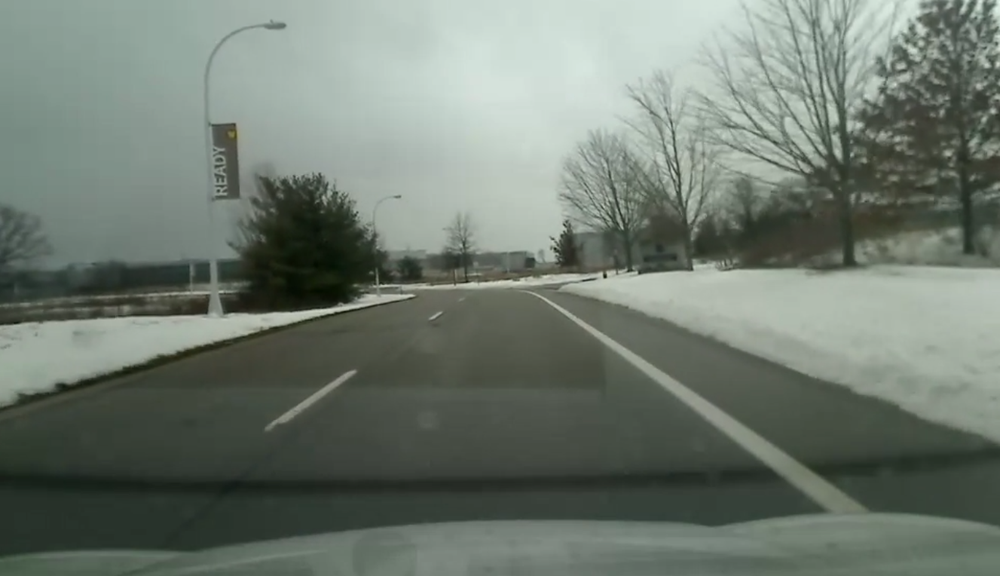
#> input picture Image.png, 1000 x 576 px, shrunk from 1327 x 764 before the run
$ jupyter execute Lab1_team1.ipynb   (shell and % lines are left out)
#> lines starting #> are read from the running program, lines starting #| are printed output that depends on the picture; after the words box and inside, x2 and y2 are one past the last pixel; in counts of white or black regions, pixels touching at a corner belong together
### Before running this program. Make sure you have "Image.png", "trimmed_lab1.mp4" files in your directory. They are available at https://github.com/Neuroosapiens/Neuroosapiens

[cell 1]
import numpy as np
import seaborn as sns
import scipy.stats as stats
import matplotlib.pyplot as plt
import pandas as pd
import cv2

# 1st problem

[cell 2]
raw_img = cv2.imread("Image.png")
#> raw_img is the input picture: shape (576, 1000, 3); mean B, G, R 112.3, 122.3, 111.9

[cell 3]
# matlab plot follow RGB format, cv2 follows BGR format for reading images.
fig = plt.figure(figsize=(10,10))
plt.imshow(raw_img)
plt.title("Orginal Picture without BGR Conversion")
fig.show()

[cell 4]
converted_rawimg = cv2.cvtColor(raw_img, cv2.COLOR_BGR2RGB)

[cell 5]
fig1 = plt.figure(figsize=(18,18))
ax = plt.subplot(2,2,1)
plt.imshow(converted_rawimg)
#calculate histogram for converted image plot
ax = plt.subplot(2,2,2)
for i, col in enumerate(['r','g','b']):
    hist = cv2.calcHist([converted_rawimg],[i],None,[256],[0,256])
    ax.plot(hist, color = col)

fig1.suptitle("Orginal Picture Converted from BGR to RGB")
fig1.show()
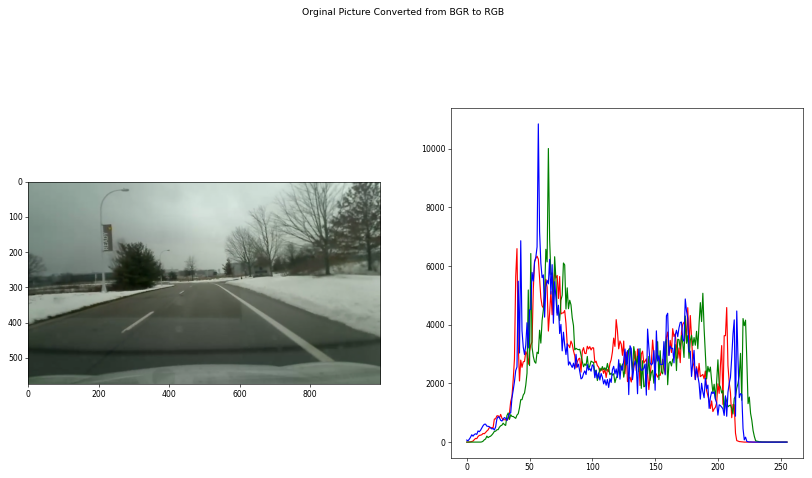
#> figure drawn by matplotlib, 2 panels; panel 2: curve peaks at x = 40, y = 6593; panel 2: curve peaks at x = 65, y = 10006; panel 2: curve peaks at x = 57, y = 10844

[cell 6]
fig2 = plt.figure(figsize=(18,18))
egde_detection = cv2.Canny(converted_rawimg,10,100)
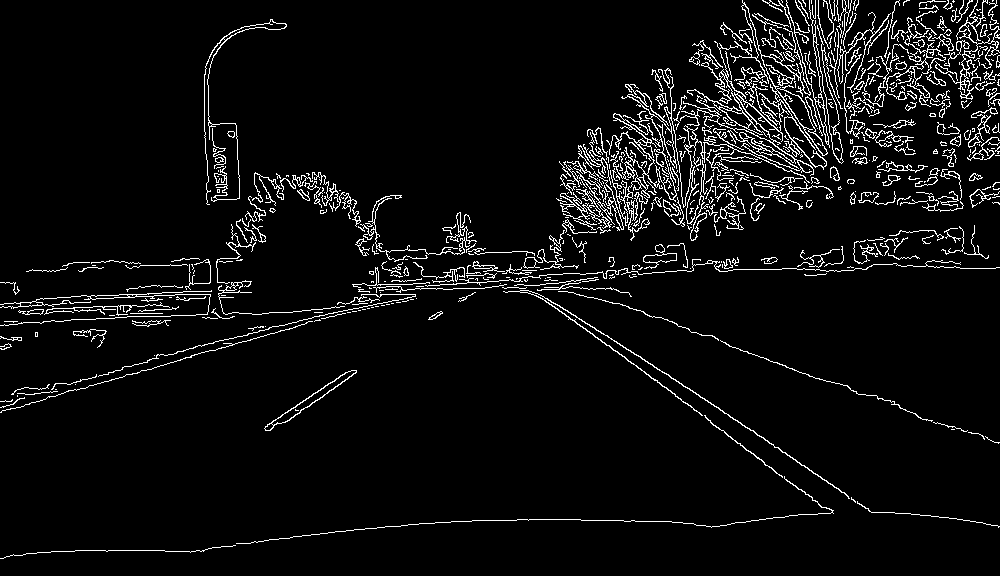
#> egde_detection: shape (576, 1000); 5.4% white in thin lines or dots
plt.imshow(egde_detection)
plt.text(100, 100,"Lane Detection using Canny Edge Filter",size=22,color="white",fontweight="bold" )
fig2.show()

[cell 7]
BW_rawimg = cv2.cvtColor(raw_img, cv2.COLOR_BGR2GRAY)
#conversion from BGR to  RGB format
gray_rawimg = cv2.cvtColor(BW_rawimg,cv2.COLOR_BGR2RGB)
fig3 = plt.figure(figsize=(18,18))
plt.imshow(gray_rawimg)
plt.title("Orginal Picture Converted to gray scale form")
fig3.show()

[cell 8]
# perform binary thresholding on above gray scale image

ret, threshold = cv2.threshold(gray_rawimg, 125, 255, cv2.THRESH_BINARY)
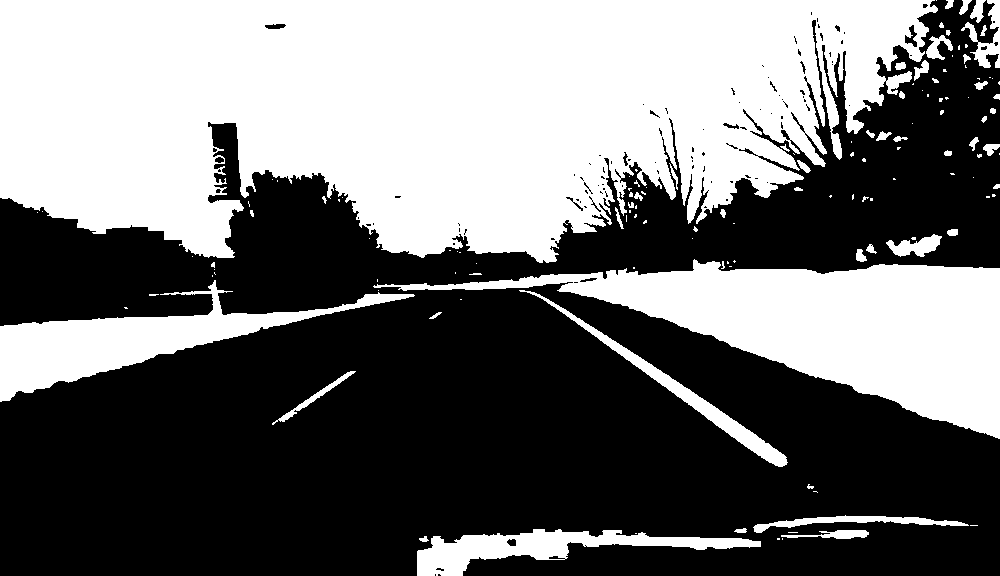
#> threshold: shape (576, 1000, 3); 44.4% white; 135 white regions (84 under 20 px), largest, box (x1, y1, x2, y2) and area: (0, 0, 938, 263) 183348, (373, 259, 1000, 439) 42407, (0, 280, 415, 402) 13833
fig4 = plt.figure(figsize=(18,18))
plt.imshow(threshold)
plt.title("Orginal Picture Converted to gray scale form")
plt.text(100, 100,"Lane Detection using Binary Threshold Filter (Threshold = 120)",size=22,color="green",fontweight="bold" )
fig4.show()

# 2nd problem

[cell 9]
#from moviepy.editor import *
#lab1_video = VideoFileClip("Lab1.avi")
#lab1_video.ipython_display(width=280, maxduration=300)

[cell 10]
# video was clipped from 1:35 to 1:45 ( 95 seconds to 105 seconds)
#trimmed_video = lab1_video.subclip(95,105)
#trimmed_video.write_videofile("trimmed_lab1.mp4") # default codec: 'libx264', 24 fps
#trimmed_video.ipython_display(width=500)

[cell 11]
# open the video file
cap = cv2.VideoCapture("trimmed_lab1.mp4")
#calculate number of frames
fps = cap.get(cv2.CAP_PROP_FPS)

#Total no of frames in the video capture during our lab 1 test demo
totalFrames = cap.get(cv2.CAP_PROP_FRAME_COUNT)
duration = float(totalFrames) / float (fps)
print(fps)
#Read the video file
while(cap.isOpened()):
    ret, frame = cap.read()
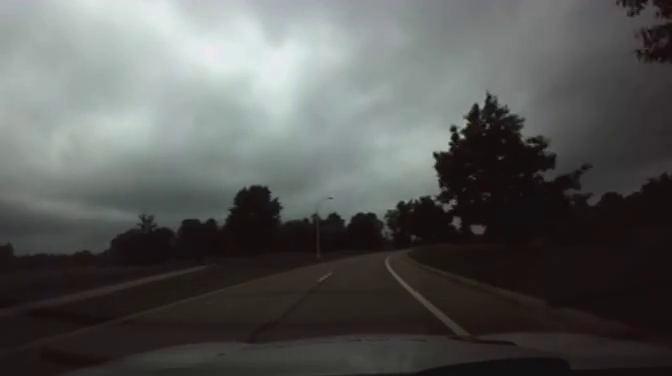
#> input picture frame 20 of trimmed_lab1.mp4, 672 x 376 px
#> frame is the input picture: shape (376, 672, 3); mean B, G, R 86.9, 88.5, 87.3
#Check if there are any frames in video
    if ret == True:
#do processing of frames
        edgeDet = cv2.Canny(frame,50,100)
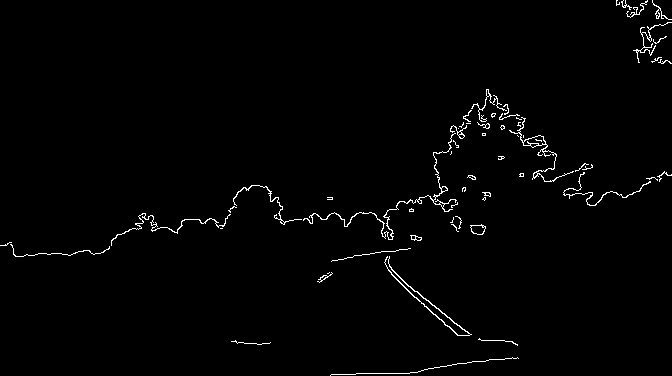
#> edgeDet: shape (376, 672); 1.4% white in thin lines or dots
#show the frames available in the video
        cv2.imshow("Lane detection", edgeDet)
# to exit the window press "q" key
        if cv2.waitKey(25) & 0xFF == ord('q'):
#> (key q is pressed here)
         break
# else loop break
    else:
      break

# release the video capture object
cap.release()
# destroy all windows
cv2.destroyAllWindows()
